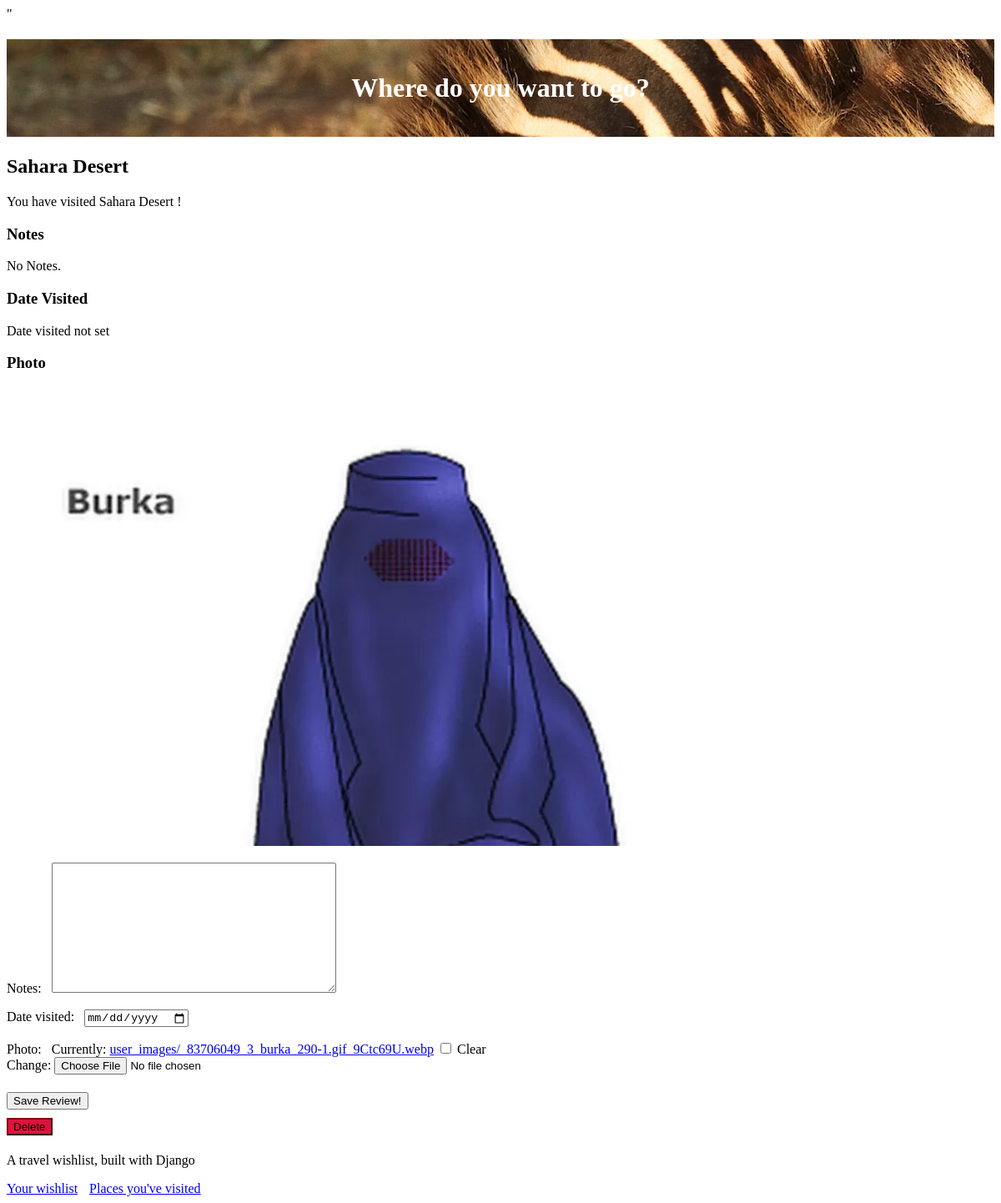
The page /place/41 (signed in) on the database its author committed.
### travel_wishlist/models.py (models this page shows, shortened)
class Place(models.Model):
    user = models.ForeignKey('auth.User', null=False, on_delete=models.CASCADE)
    name = models.CharField(max_length=200)
    visited = models.BooleanField(default=False)
    notes = models.TextField(blank=True, null=True)
    date_visited = models.DateField(blank=True, null=True)
    photo = models.ImageField(upload_to='user_images/', blank=True, null=True )

### travel_wishlist/views.py (the view)
# urls.py: path('place/<int:place_pk>', views.place_details, name='place_details'),
@login_required
def place_details(request, place_pk):
    place = get_object_or_404(Place, pk=place_pk)
    if place.user != request.user:
        return HttpResponseForbidden()
    if request.method == 'POST':
        form = TripReviewForm(request.POST, request.FILES, instance=place)
        if form.is_valid():
            form.save()
            messages.info(request, 'Trip information updated!')
        else:
            messages.error(request, form.errors) #temporary refine later
        return redirect('place_details', place_pk=place_pk)
    else:
        if place.visited:
            review_form = TripReviewForm(instance=place)
            return render(request, 'travel_wishlist/place_detail.html', {'place': place, 'review_form': review_form})
        else:
            return render(request, 'travel_wishlist/place_detail.html', {'place': place})

### travel_wishlist/forms.py
class TripReviewForm(forms.ModelForm):
    class Meta:
        model = Place
        fields = ('notes', 'date_visited', 'photo')
        widgets = {
            'date_visited': DateInput()
        }

### travel_wishlist/templates/travel_wishlist/place_detail.html (shortened to what this page needs)
{% extends 'travel_wishlist/base.html' %}
{% load static %}
{% block content %}
<h2>{{ place.name }}</h2>
{% if place.visited %}
    <p>You have visited {{ place.name }} !</p>
    <h3>Notes</h3>
    <p>{{place.notes|default:"No Notes." }}</p>
    <h3>Date Visited</h3>
    <p>{{place.date_visited|default:"Date visited not set" }}</p>
    <h3>Photo</h3>
    {% if place.photo %}
        <img src="{{ place.photo.url }}">
    {% else %}
        <p>No photo uploaded.</p>
    {% endif %}
    <form action="{% url 'place_details' place.pk %}" method="POST" enctype="multipart/form-data">
        {{ review_form.as_p }}
        <button type="subit">Save Review!</button>
    </form>
{% else %}
    <p>You have not visited {{ place.name }}.</p>
    <form action="{% url 'place_was_visited' place.pk %}" method="POST">
        {% csrf_token %}
        <button type="submit" class="visited">Visited!</button>
    </form>
{% endif %}
<form action="{% url 'delete_place' place.pk %}" method="POST">
    <button type="submit" class="delete">Delete</button>
</form>
{% endblock %}

### travel_wishlist/static/css/style.css (style rules this page uses)
label { display: inline-block; padding-right: 8px; }
button { margin: 5px 0px 5px 0; }
.delete { background-color: crimson; border-color: darkred; }

### rows shown on the page
Place: name "Sahara Desert", notes "No Notes.", date_visited "Date visited not set", photo (picture)
